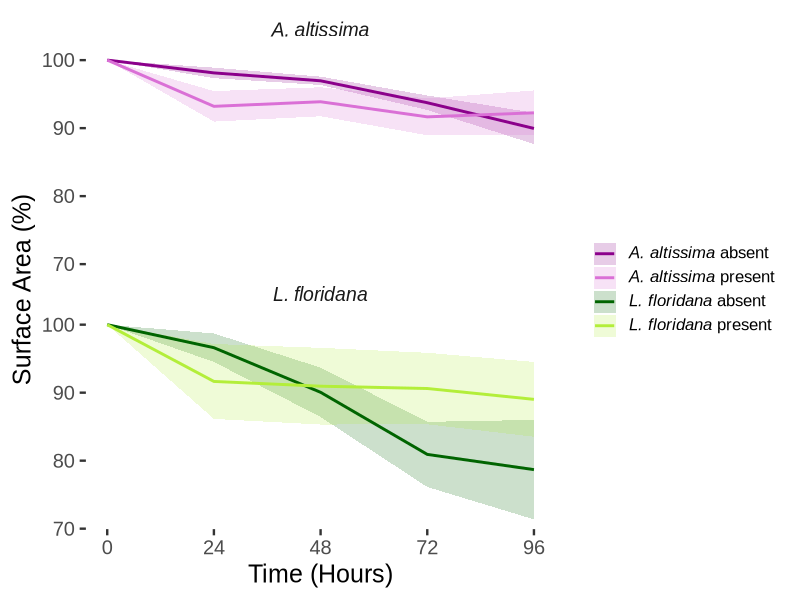
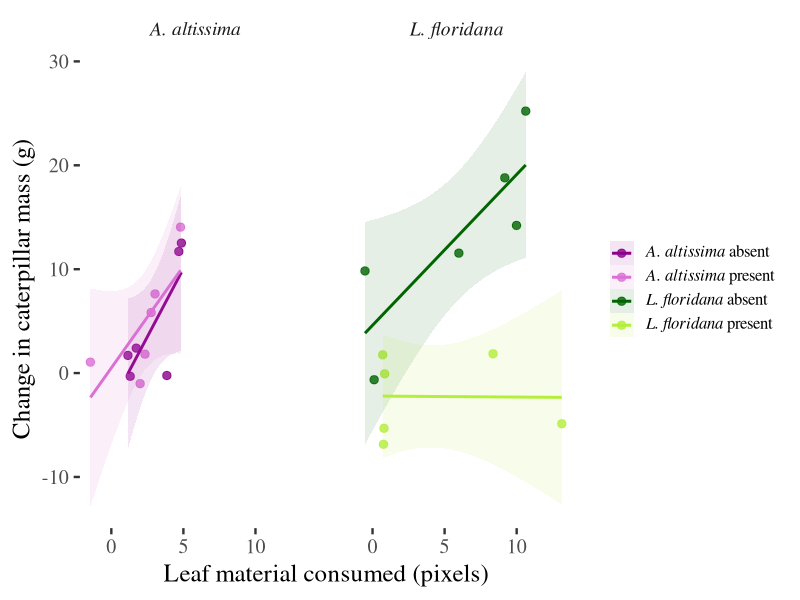
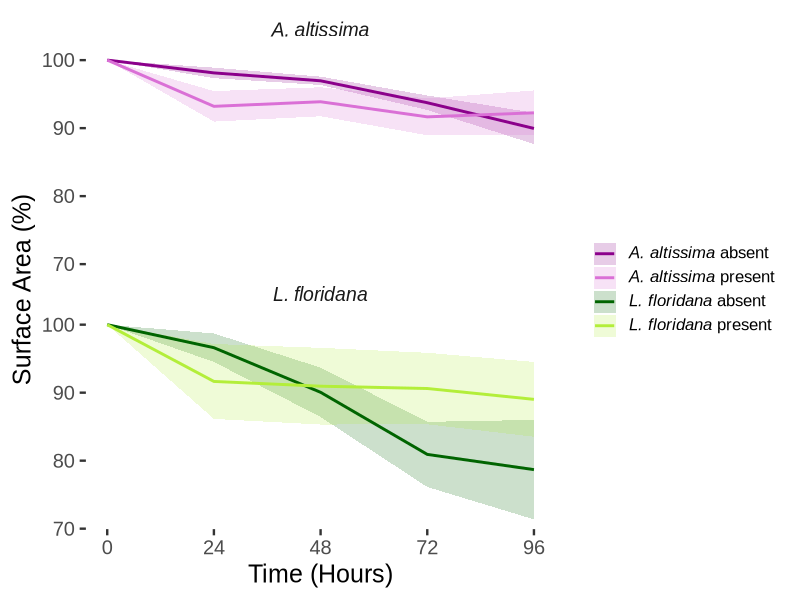
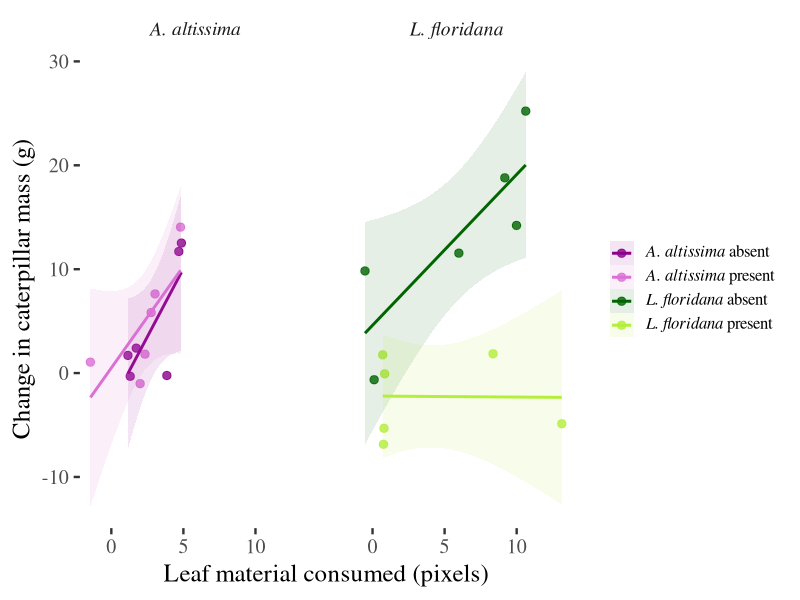

Generate these figures, in order, with R:
library(tidyverse)
library(ggplot2)
library(ggthemes)

# Install if needed
# install.packages("ggtext")
library(ggtext)

# First, modify your data processing to create grouping variables
df <- read.csv("olivia/Scans.csv") %>%
  rename(`24` = Damage.at.24.HR....,
         `48` = Damage.at.48.HR....,
         `72` = Damage.at.72.HR....,
         `96` = Damage.at.96.HR....) %>%
  mutate(`0` = 100,
         treatment = str_extract(Leaf.Number, "^.."),
         # Create a grouping variable for the two graphs
         group = case_when(
           treatment %in% c("LP", "LA") ~ "<i>L. floridana</i>",
           treatment %in% c("AP", "AA") ~ "<i>A. altissima</i>",
           TRUE ~ "Other"
         ),
         # Clean treatment names for display - use HTML tags
         treatment_clean = case_when(
           treatment == "AP" ~ "<i>A. altissima</i> present",
           treatment == "AA" ~ "<i>A. altissima</i> absent", 
           treatment == "LP" ~ "<i>L. floridana</i> present",
           treatment == "LA" ~ "<i>L. floridana</i> absent"
         )) %>%
  select(id = Leaf.Number, group, treatment = treatment_clean, `0`, `24`, `48`, `72`, `96`) %>%
  pivot_longer(`0`:`96`, names_to = "time", values_to = "damage") %>%
  mutate(time = as.integer(time))

# Create summary statistics
df.sum <- df %>%
  group_by(time, group, treatment) %>%
  summarize(
    meanDamage = mean(damage, na.rm = TRUE),
    semin = meanDamage - sd(damage, na.rm = TRUE)/sqrt(n()),
    semax = meanDamage + sd(damage, na.rm = TRUE)/sqrt(n()),
    .groups = "drop"
  )

# Make figure with two facets
ggplot(data = df.sum, aes(x = time, y = meanDamage)) +
  geom_ribbon(aes(ymin = semin, ymax = semax, fill = treatment),
              alpha = .2) +
  geom_line(aes(color = treatment), linewidth = 1) +
  xlab("Time (Hours)") +
  ylab("Surface Area (%)") +
  scale_x_continuous(
    breaks = seq(0, 96, by = 24),
    limits = c(0, 96),
    labels = scales::comma
  ) +
  facet_wrap(
    ~group,
    nrow = 2
  ) +
  theme_tufte(18, base_family = "Arial") +
  theme(
    legend.position = "right",
    legend.title = element_blank(),
    # Use element_markdown to parse HTML tags
    strip.text = element_markdown(size = 14),
    legend.text = element_markdown(size = 12),
    strip.background = element_blank(),
    panel.background = element_rect(fill = "white", color = NA),
    plot.background = element_rect(fill = "white", color = NA),
  ) +
  scale_fill_manual(
    values = c(
      "<i>A. altissima</i> absent" = "darkmagenta",
      "<i>A. altissima</i> present" = "orchid",
      "<i>L. floridana</i> absent" = "darkgreen",
      "<i>L. floridana</i> present" = "olivedrab2"
    )
  ) +
  scale_color_manual(
    values = c(
      "<i>A. altissima</i> absent" = "darkmagenta",
      "<i>A. altissima</i> present" = "orchid",
      "<i>L. floridana</i> absent" = "darkgreen",
      "<i>L. floridana</i> present" = "olivedrab2"
    )
  )

ggsave("olivia/totalLeafDamage.png")


## caterpillar mass vs leaf ate ----


# Read data
caterpillar <- read.csv("olivia/physicaldata.csv")
leaf <- read.csv("olivia/Harvard Master2.csv")

# Calculate leaf consumed and extract treatment from Leaf.Number
leaf <- leaf %>%
  mutate(
    leaf_consumed = X0.HR - X96.HR,
    treatment_code = str_extract(Leaf.Number, "^..")  # Extract first 2 characters
  )

# Combine the data
combined <- caterpillar %>%
  left_join(leaf, by = "Leaf.Number")

# Create treatment names with HTML tags for display
combined <- combined %>%
  mutate(
    treatment = case_when(
      treatment_code == "AP" ~ "<i>A. altissima</i> present",
      treatment_code == "AA" ~ "<i>A. altissima</i> absent", 
      treatment_code == "LP" ~ "<i>L. floridana</i> present",
      treatment_code == "LA" ~ "<i>L. floridana</i> absent",
      TRUE ~ treatment_code
    ),
    group = ifelse(str_detect(treatment_code, "^A"), 
                   "<i>A. altissima</i>", 
                   "<i>L. floridana</i>")
  )

# Create the plot with your desired styling
ggplot(combined, aes(x = leaf_consumed, y = Caterpillar.Mass.Change, 
                     color = treatment, fill = treatment)) +
  # Points
  geom_point(size = 2.5, alpha = 0.8) +
  # Regression line with confidence band
  geom_smooth(method = "lm", se = TRUE, alpha = 0.1, linewidth = 1) +
  # Facet by plant species
  facet_wrap(~ group, ncol = 2) +
  # Labels
  xlab("Leaf material consumed (pixels)") +
  ylab("Change in caterpillar mass (g)") +
  # Apply Tufte theme with customizations
  theme_tufte(18) +
  theme(
    legend.position = "right",
    legend.title = element_blank(),
    # Use element_markdown to parse HTML tags
    strip.text = element_markdown(size = 14),
    legend.text = element_markdown(size = 12),
    strip.background = element_blank(),
    panel.spacing = unit(1.5, "lines")  # Add space between facets
  ) +
  # Color scales (matching your previous colors)
  scale_fill_manual(
    values = c(
      "<i>A. altissima</i> absent" = "darkmagenta",
      "<i>A. altissima</i> present" = "orchid",
      "<i>L. floridana</i> absent" = "darkgreen",
      "<i>L. floridana</i> present" = "olivedrab2"
    )
  ) +
  scale_color_manual(
    values = c(
      "<i>A. altissima</i> absent" = "darkmagenta",
      "<i>A. altissima</i> present" = "orchid",
      "<i>L. floridana</i> absent" = "darkgreen",
      "<i>L. floridana</i> present" = "olivedrab2"
    )
  )

ggsave("olivia/caterpillar_leaf.png")


# # OPTION 2: Facet by treatment (4 separate panels)
# ggplot(combined, aes(x = leaf_consumed, y = Caterpillar.Mass.Change)) +
#   geom_point(size = 2, alpha = 0.7) +
#   geom_smooth(method = "lm", se = TRUE, color = "blue", alpha = 0.2) +
#   facet_wrap(~ treatment_clean, ncol = 2) +
#   labs(
#     x = "Leaf material consumed (g)",
#     y = "Change in caterpillar mass (g)",
#     title = "Caterpillar mass change vs. leaf consumption by Treatment"
#   ) +
#   theme_minimal()


## extra code


# df <- read.csv("olivia/Scans.csv") %>%
#   rename(`24` = Damage.at.24.HR....,
#          `48` = Damage.at.48.HR....,
#          `72` = Damage.at.72.HR....,
#          `96` = Damage.at.96.HR....) %>%
#   mutate(`0` = 100,
#          treatment = str_extract(Leaf.Number, "^..")) %>%
#   select(id = Leaf.Number, treatment, `0`, `24`, `48`, `72`, `96`) %>%
#   pivot_longer(`0`:`96`, names_to = "time", values_to = "damage") %>%
#   mutate(time = as.integer(time))
# 
# 
# library(tidyverse)
# library(ggplot2)
# library(ggthemes)
# 
# df <- read.csv("olivia/Scans.csv") %>%
#   rename(`24` = Damage.at.24.HR....,
#          `48` = Damage.at.48.HR....,
#          `72` = Damage.at.72.HR....,
#          `96` = Damage.at.96.HR....) %>%
#   mutate(`0` = 100,
#          treatment = str_extract(Leaf.Number, "^..")) %>%
#   select(id = Leaf.Number, treatment, `0`, `24`, `48`, `72`, `96`) %>%
#   pivot_longer(`0`:`96`, names_to = "time", values_to = "damage") %>%
#   mutate(time = as.integer(time))
# 
# # Convert treatment to a factor with the desired order
# df$treatment <- factor(df$treatment, levels = c("LP", "LA", "AP", "AA"))
# 
# # add in dummy data
# df$damage[is.na(df$damage)] <- 100 - (rlnorm(length(df$damage[is.na(df$damage)]), 0, 0.5 ) *
#                                         df$time[is.na(df$damage)]/6)
# 
# # summarize
# df.sum <- df %>%
#   group_by(treatment, time) %>%
#   summarise(meanDamage = mean(damage), se = sd(damage)/sqrt(6)) %>%
#   mutate(semax = meanDamage + (1.96*se),
#          semin = meanDamage - (1.96*se))
# 
# ggplot(data = df.sum, aes(x = time, y = meanDamage)) +
#   geom_ribbon(aes(ymin = semin, ymax = semax, fill = treatment),
#               alpha = .2) +
#   geom_line(aes(color = treatment), linewidth = 2) +
#   xlab("Time (Hours)")+
#   ylab("Leaf Damage (%)")+
#   scale_x_continuous(
#     name = "Time (Hours)",
#     breaks = seq(0, 96, by = 24),
#     limits = c(0, 96),
#     labels = scales::comma
#   ) +
#   theme_tufte(18) +
#   theme(
#     legend.position = "none",
#     text = element_text(color = "white"),  # All text
#     axis.text = element_text(color = "white"),  # Axis numbers
#     axis.title = element_text(color = "white"),  # Axis labels
#     axis.ticks = element_line(color = "white"),  # Axis ticks
#     panel.grid.major = element_line(color = "white", size = 0.1),
#     panel.grid.minor = element_blank(),
#     legend.text = element_text(color = "white"),  # Legend text
#     legend.title = element_text(color = "white"))+
#   scale_fill_manual(values = c("mediumseagreen","olivedrab3", "lightsalmon","peachpuff"), labels = c("Native Intact", "Native Removed", "Exotic Intact", "Exotic Removed"))+
#   scale_color_manual(values = c("mediumseagreen","olivedrab3", "lightsalmon","peachpuff"), labels = c("Native Intact", "Native Removed", "Exotic Intact", "Exotic Removed"))+
#   labs(fill = "Treatment", color = "Treatment")
# 
# ggsave("olivia/meanDamage.png")
